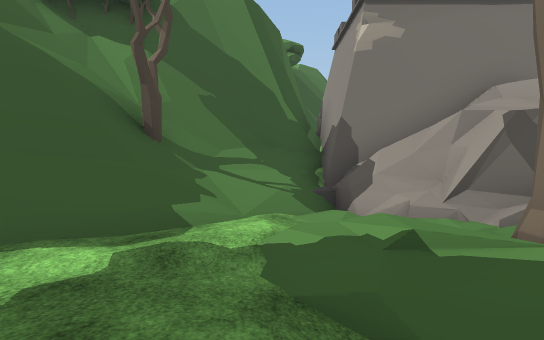
View 1 (above)

14 first-person views from a walk through a Unity game level. The camera is 1.5 m above the floor, tilts 2° down and sees 75° across. The floor is counted in squares, 2 m on a side. Each view is taken from the middle of a square. On the plan, view 1 faces up. The plan holds only what a view shows up to about 11 squares ahead; the rest is blank. The place goes on beyond the plan. The player character is not drawn. Some surface patterns are stand-ins.

View 2
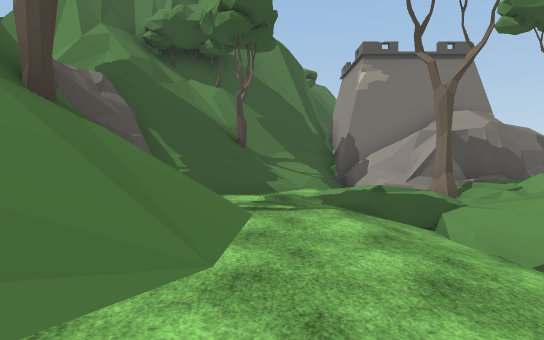

View 3
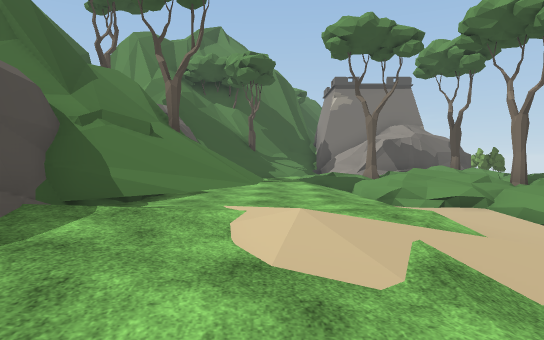

View 4
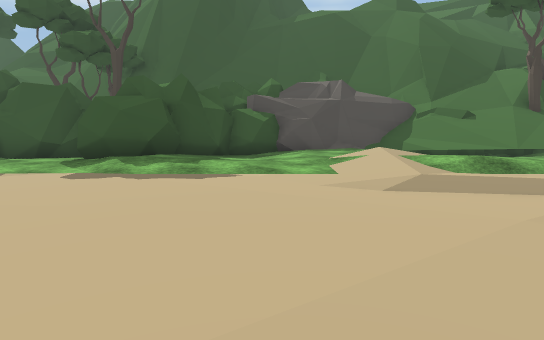

View 5
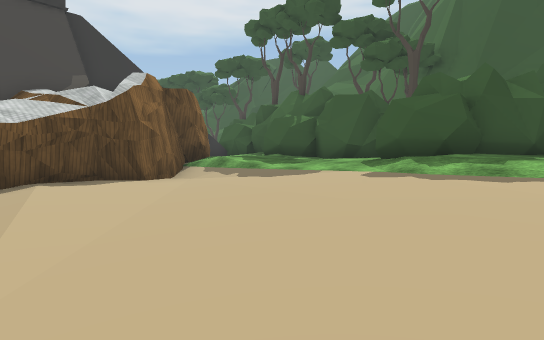

View 6
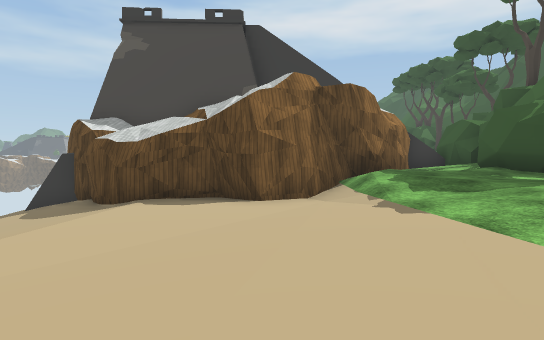

View 7
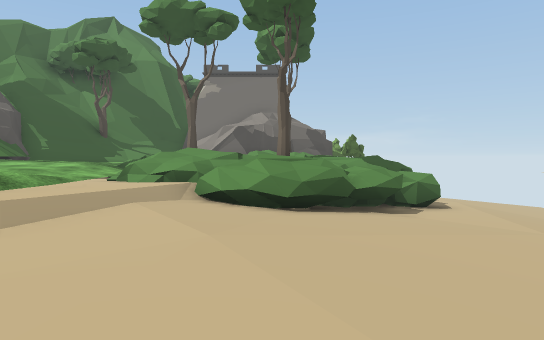

View 8
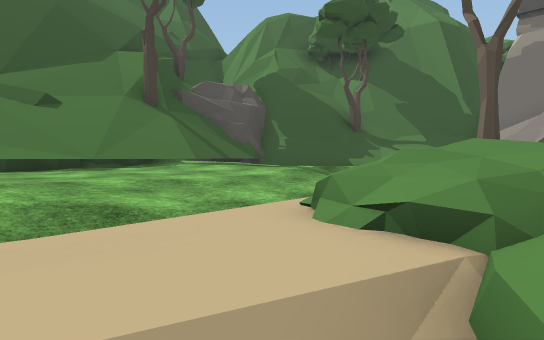

View 9
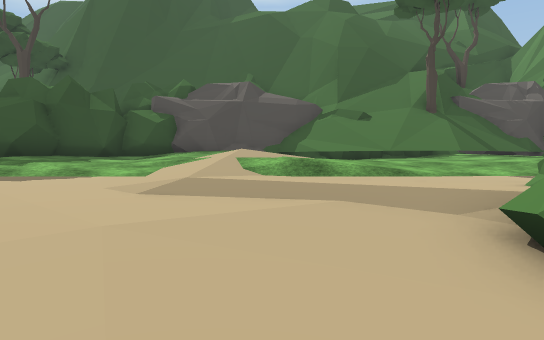

View 10
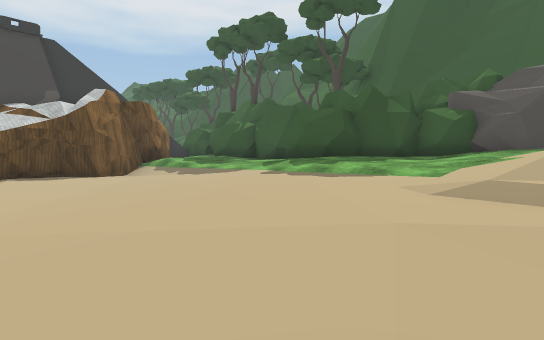

View 11
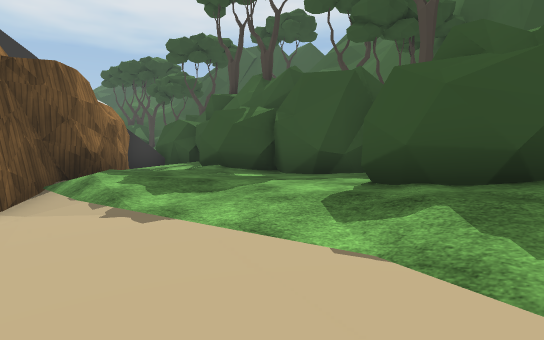

View 12
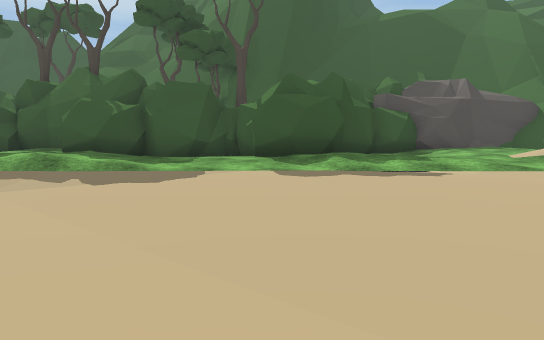

View 13
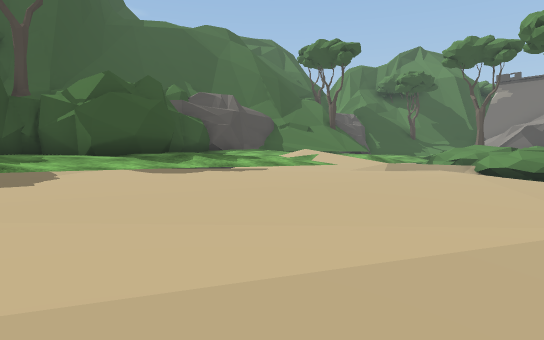

View 14
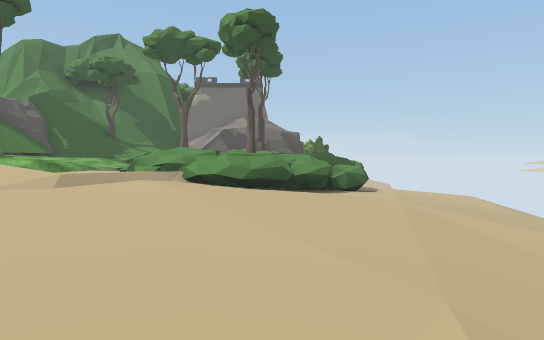

### Floor plan
Key: @ floor where view 1 was taken; # wall or solid block; . main floor; : floor 0.25 m higher than the main floor; - floor 0.25 m lower than the main floor; + floor 0.5 m higher than the main floor; _ floor 0.5 m lower than the main floor; * floor 0.75 m higher than the main floor; < floor 0.75 m lower than the main floor; ( floor 1 m lower than the main floor; ! floor 1.25 m lower than the main floor; ? floor 1.5 m lower than the main floor; % floor 4.5 m higher than the main floor; / step, stairs or slope; = window, fence, low wall or low ledge; ^ raised ledge; O other object.
Columns run from 7 left of view 1 to 7 right of it. Each row starts with its distance up from view 1.
  8          #
  7    OO #####
  6    #%O /#^#####
  5   ## O//.=####
  4  ####=/./## OO
  3    #//./+O=:
  2  O^^#...:==O
  1 #O^^//:._#
  0 ##/O//.@_=*+O
 -1  #/////._=:::
 -2  ##///..___=+##
 -3  ###//..-__===?
 -4    #=...._/(!??
 -5    #+++.._/<!!?
 -6    #/:/:.-<<(!?
 -7    ##+..__<<(!?
 -8    ##...-<<<(!?
 -9     #...-<<(!!?
-10     ##..-<<(!??
-11      ##./<(!!??
-12     ###._<(!!??
-13     #..._<(!!!?
-14     #..._(!!!!?
-15     #....(!!(!?
-16     ##::.!####?
-17     ##../### ##
-18     #:.###    #
-19     #:##
-20     #=#

Where each view was taken, in squares from view 1:
view 1: 0 up, 0 right, facing up
view 2: 4 down, 1 left, facing up
view 3: 9 down, 1 left, facing up
view 4: 8 down, 7 right, facing left
view 5: 8 down, 7 right, facing down-left
view 6: 9 down, 3 right, facing down
view 7: 9 down, 5 right, facing up
view 8: 4 down, 4 right, facing up-left
view 9: 5 down, 7 right, facing left
view 10: 5 down, 7 right, facing down-left
view 11: 10 down, 3 right, facing down-left
view 12: 12 down, 7 right, facing left
view 13: 15 down, 7 right, facing up-left
view 14: 12 down, 6 right, facing up
